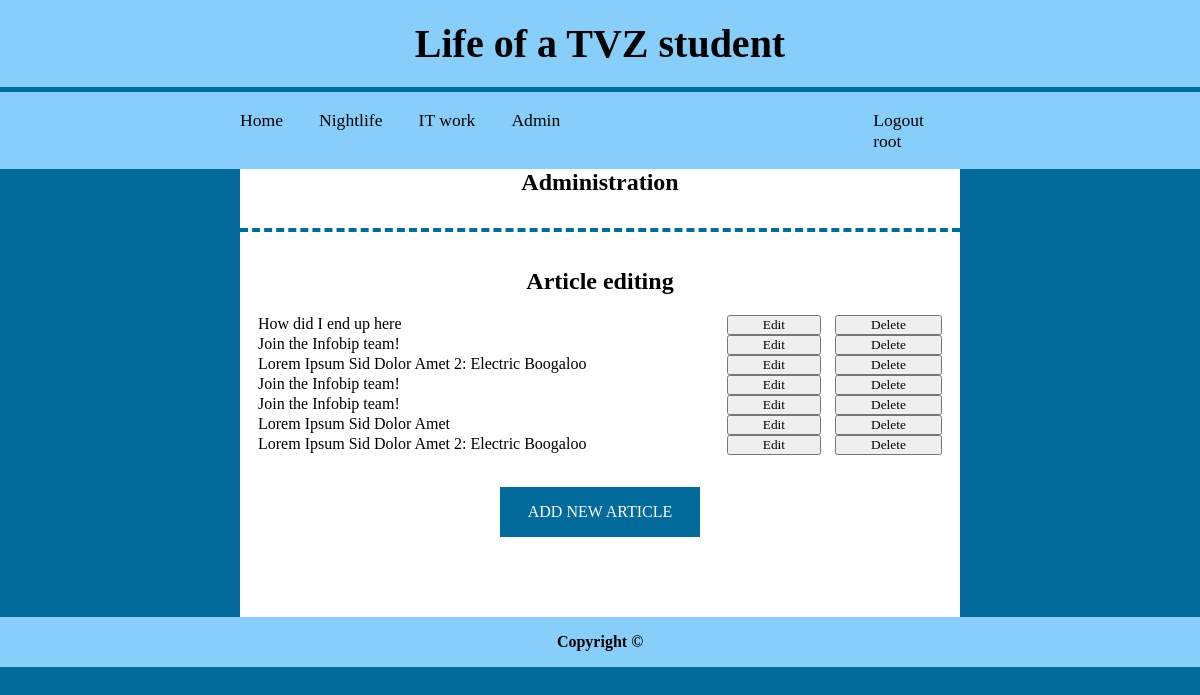
Screenshot of /administracija.php (signed in) with the database file from the repository.
### tables this page shows
CREATE TABLE `category` (
  `id` int(11) NOT NULL,
  `category` varchar(255) NOT NULL
);

CREATE TABLE `articles` (
  `id` int(11) NOT NULL,
  `date` varchar(32) NOT NULL DEFAULT current_timestamp(),
  `author` varchar(255) NOT NULL,
  `title` varchar(255) NOT NULL,
  `summary` tinytext NOT NULL,
  `content` text NOT NULL,
  `image_link` varchar(255) NOT NULL,
  `category_id` int(11) NOT NULL,
  `archive` tinyint(1) NOT NULL
);

### administracija.php (the view, shortened to what this page needs)
<?php
    require 'PHP/connect.php';
?>
<!DOCTYPE html>
<html lang="en">
    <head>
        <link rel="stylesheet" type="text/css" href="CSS/style.css"/>
    </head>
    <body class="home-body">
        <?php include 'PHP/header.php'?>
        <div class="home-wrapper">
                <h3 class="admin-title">Administration</h3>
                <div class="separator"></div>
                <h4 class="admin-title">Article editing</h4>
                <?php
                    if(isset($_SESSION['username']) & $_SESSION['level'] == 1 && !isset($_POST['edit'])){
                        $query = "SELECT id, title FROM articles";
                        $result = mysqli_query($dbc, $query);
                        while($row = mysqli_fetch_array($result)) {
                            echo    '<form action="administracija.php" method="POST">'.
                                        '<div class="form-item" id="aa-wrap">' .
                                            '<p class="admin-article">' . $row['title'] . '</p>' .
                                            '<input type="hidden" name="id" class="form-field-textual" value="'.$row['id'].'">'.
                                            '<button class="admin-control type="submit" name="delete" value="Delete">Delete</button>'.
                                            '<button class="admin-control type="submit" name="edit" value="Edit">Edit</button>' .
                                        '</div>'.
                                    '</form>';
                        }
                        echo '<a href="unos.php" class="add">Add new article</a>';
                    } else if($_SESSION['level'] == 0)
                        echo'You are not an administrator and so cannot add, edit or delete articles';
                ?>
            </div>
        <?php include 'PHP/footer.php'?>
    </body>
</html>

### PHP/header.php
<?php
    $sql = "SELECT c.category FROM category AS c";
?>
<header>
    <h1 class="header-text">Life of a TVZ student</h1>
    <nav class="nav-bar">
        <a href="index.php">Home</a>
        <?php
        require 'connect.php';
        $result = mysqli_query($dbc, $sql);
        if($result){
            while($row = mysqli_fetch_array($result)){
                echo('<a href = "kategorija.php?naziv=' . $row['category'] .'">'. $row['category'] .'');
            }
        }
        ?>
        <?php
            if(isset($_SESSION['username'])){
                if($_SESSION['level'] == 1){
                    echo '<a href="administracija.php">Admin</a>';
                }
                echo    '<div class="login-wrapper">
                            <a href="PHP/logout.php">Logout</a>
                            <p>'. $_SESSION['username'] .'
                        </div>';
            } else echo '<div class="login-wrapper">
            <a href="login.php">Log in</a>
            <a href="registracija.php">Sign up</a>
        </div>';
        ?>
    </nav>
</header>

### CSS/style.css (style rules this page uses)
* { margin: 0; padding: 0; box-sizing: border-box; font-family: "Times New Roman", Times, serif; }
a { text-decoration: none; color: black; }
a:link { text-decoration: none; }
header, footer { width: 100%; }
header { background-color: lightskyblue; position: sticky; }
.header-text { text-align: center; font-size: 2.5em; padding: .5em 0em; border-bottom: 5px solid #026b9c; }
.nav-bar { padding: 0% 20% 0% 20%; overflow: hidden; font-size: 1em; }
.nav-bar > a { float: left; padding-right: 5%; padding-top: 1em; padding-bottom: 1em; font-size: 1.1em; }
.login-wrapper { float:right; padding-right: 5%; padding-top: 1em; padding-bottom: 1em; font-size: 1.1em; }
body { display:flex; flex-direction: column; }
.home-body { background: #026b9c; }
.home-wrapper { margin: 0% 20% 0% 20%; padding-bottom: 5em; background-color:white; align-self: center; width: 60%; }
.separator { text-align: center; border-top: 4px dashed #026b9c; padding: 2em 0 0.25em 0; margin-top: 2em; }
.form-item { margin-top: 20px; padding: 0 2.5%; clear: both; }
.admin-title { text-align: center; font-size: 1.5em; }
.admin-article { float:left; }
.admin-control { float:right; padding: 0 5%; margin-left: 2%; }
.add { text-align: center; text-transform: uppercase; background: #026b9c; color: white; padding: 1em; width: 12.5em; display: block; margin: 0 auto; margin-top: 10%; clear: both; }

### rows the page displays
category: category "Nightlife"
category: category "IT work"
articles: title "How did I end up here"
articles: title "Join the Infobip team!"
articles: title "Lorem Ipsum Sid Dolor Amet 2: Electric Boogaloo"
articles: title "Join the Infobip team!"
articles: title "Join the Infobip team!"
articles: title "Lorem Ipsum Sid Dolor Amet"
articles: title "Lorem Ipsum Sid Dolor Amet 2: Electric Boogaloo"

### other values shown
$_SESSION['username'] "root"
